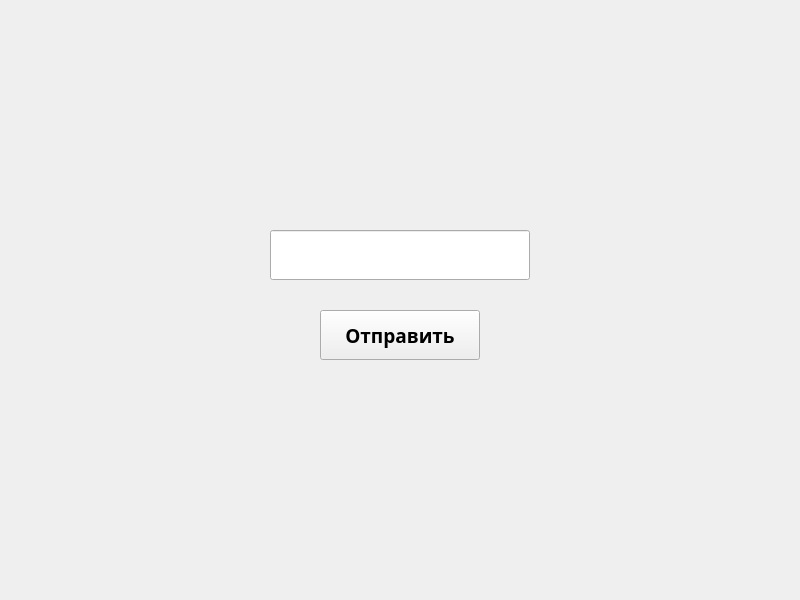
<?xml version="1.0" encoding="UTF-8"?>
<ui version="4.0">
 <class>MainWindow2</class>
 <widget class="QWidget" name="MainWindow2">
  <property name="geometry">
   <rect>
    <x>0</x>
    <y>0</y>
    <width>800</width>
    <height>600</height>
   </rect>
  </property>
  <property name="windowTitle">
   <string>Form</string>
  </property>
  <widget class="QPushButton" name="pushButton">
   <property name="geometry">
    <rect>
     <x>320</x>
     <y>310</y>
     <width>160</width>
     <height>50</height>
    </rect>
   </property>
   <property name="font">
    <font>
     <family>Century Gothic</family>
     <pointsize>14</pointsize>
     <bold>true</bold>
    </font>
   </property>
   <property name="text">
    <string>Отправить</string>
   </property>
  </widget>
  <widget class="QLineEdit" name="lineEdit">
   <property name="geometry">
    <rect>
     <x>270</x>
     <y>230</y>
     <width>260</width>
     <height>50</height>
    </rect>
   </property>
  </widget>
 </widget>
 <resources/>
 <connections/>
</ui>
